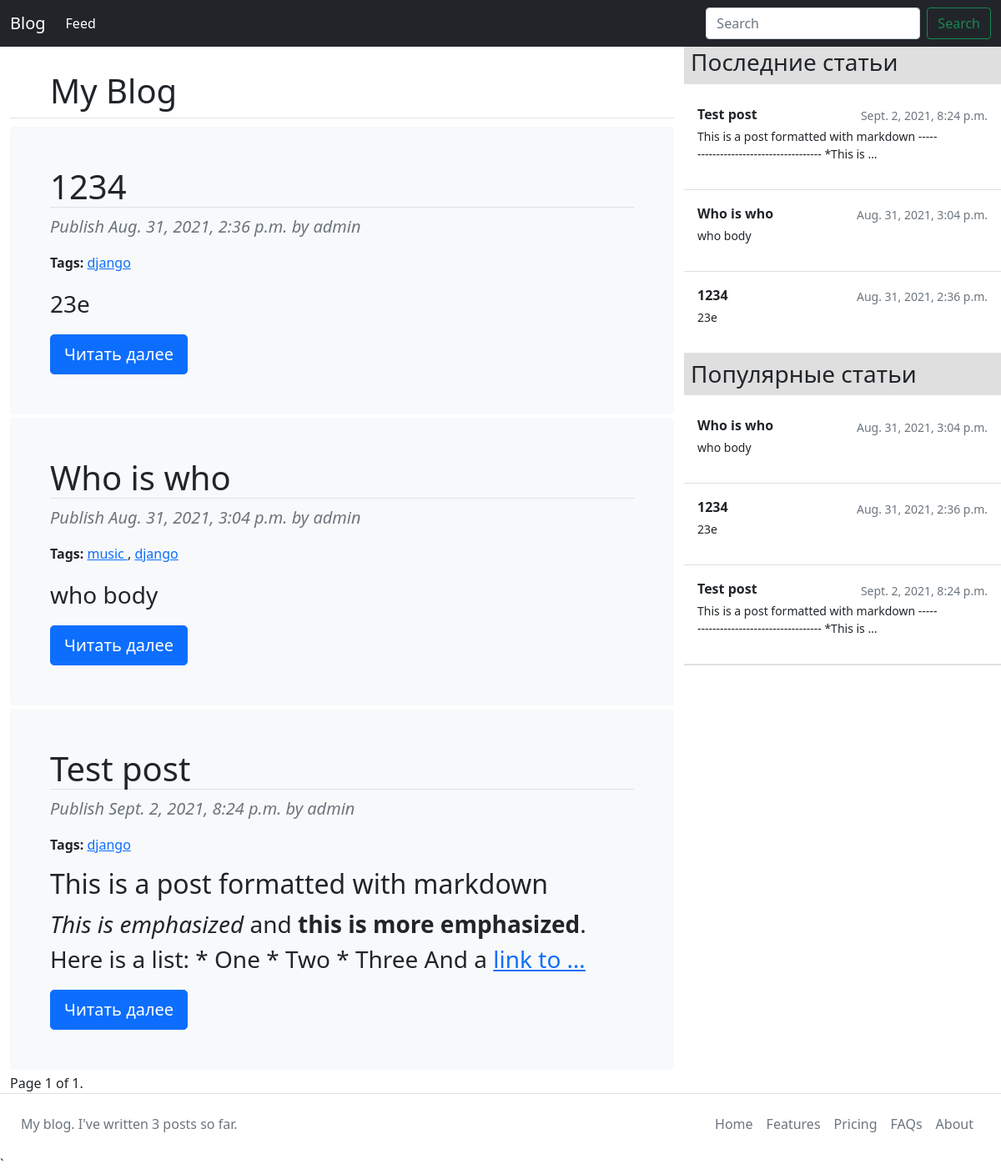
Screenshot of /blog/ with the database file from the repository.
### blog/models.py (models this page shows, shortened)
class Post(models.Model):
    objects = models.Manager()
    published = PublishedManager()
    STATUS_CHOICES = (
        ('draft', 'Draft'),
        ('published', 'Published'),
    )
    tags = TaggableManager()
    title = models.CharField(max_length=250)
    slug = models.SlugField(max_length=250, unique_for_date='publish')
    author = models.ForeignKey(User, on_delete=models.CASCADE, related_name='blog_posts')
    body = models.TextField()
    publish = models.DateTimeField(default=timezone.now)
    created = models.DateTimeField(auto_now_add=True)
    updated = models.DateTimeField(auto_now=True)
    status = models.CharField(max_length=10, choices=STATUS_CHOICES)
    class Meta:
        ordering = ('publish',)
    def get_absolute_url(self):
        return reverse('blog:post_detail', args=[self.publish.year,
                       self.publish.month, self.publish.day, self.slug])

### blog/views.py (the view)
# urls.py: path('', views.post_list, name='post_list'),
def post_list(request, tag_slug=None):
    search_query = request.GET.get('search')
    print(request)
    if search_query:
        object_list = Post.published.filter(Q(title__icontains=search_query) | Q(body__icontains=search_query))
    else:
        object_list = Post.published.all()
    tag = None
    if tag_slug:
        tag = get_object_or_404(Tag, slug=tag_slug)
        object_list = object_list.filter(tags__in=[tag])
    paginator = Paginator(object_list, 3)
    page = request.GET.get('page')
    try:
        assert isinstance(page, object)
        posts = paginator.page(page)
    except PageNotAnInteger:
        posts = paginator.page(1)
    except EmptyPage:
        posts = paginator.page(paginator.num_pages)
    return render(request, 'blog/post/list.html', {'page': page, 'posts': posts, 'tag': tag})

### blog/models.py (called while the page is built)
    def get_queryset(self):
        return super().get_queryset().filter(status='published')

### blog/templatetags/blog_tags.py (called while the page is built)
@register.filter(name='markdown')
def markdown_format(text):
    return mark_safe(markdown.markdown(text))

@register.simple_tag
def total_posts():
    return Post.published.count()

@register.inclusion_tag('blog/post/latest_posts.html')
def show_latest_post(count=5):
    latest_post = Post.published.order_by('-publish')[:count]
    return {'latest_post': latest_post}

@register.inclusion_tag('blog/post/most_comment_posts.html')
def get_most_commented_posts(count=5):
    most_commented_posts = Post.published.annotate(total_comments=Count('comments')).order_by('-total_comments')[:count]
    return {'most_commented_posts': most_commented_posts}

### blog/templates/blog/post/list.html (shortened to what this page needs)
{% extends "blog/base.html" %}
{% load blog_tags %}
{% block content %}
    <div class="border-bottom head-title ">
        <h1>My Blog</h1>
    </div>
    {% for post in posts %}
        <div class="bg-light p-5 rounded mb-1">
            <h1 class="border-bottom ">{{ post.title }}</h1>
            <p class="lead date text-muted">Publish {{ post.publish }} by {{ post.author }}</p>
            <p class="tags">
                <b>Tags:</b>
                {% for tag in post.tags.all %}
                    <a href="{% url "blog:post_list_by_tag" tag.slug%}">
                        {{ tag.name }}
                    </a>
                    {% if not forloop.last %}
                        ,
                    {% endif %}
                {% endfor %}
            </p>
            <div class="fs-3">{{ post.body|markdown|truncatewords_html:30 }}</div>
            <a class="btn btn-lg btn-primary" href="{{ post.get_absolute_url }}" role="button">Читать далее</a>
        </div>
    {% endfor %}
    {% include "pagination.html" with page=posts %}
{% endblock %}

### blog/templates/blog/base.html (shortened to what this page needs)
{% load blog_tags %}
{% load static %}
<!doctype html>
<html lang="en">
<head>
    <link href="https://cdn.jsdelivr.net/npm/bootstrap@5.1.0/dist/css/bootstrap.min.css" rel="stylesheet">
    <link rel="stylesheet" href="{% static "css/blog.css" %}">
</head>
<body>
<nav class="navbar navbar-expand-md navbar-dark fixed-top bg-dark">
    <div class="container-fluid">
        <a class="navbar-brand" href="{% url 'blog:post_list' %}">Blog</a>
        <div class="collapse navbar-collapse" id="navbarCollapse">
            <ul class="navbar-nav me-auto mb-2 mb-md-0">
                <li class="nav-item">
                    <a class="nav-link active" aria-current="page" href="{% url 'blog:post_feed' %}">Feed</a>
                </li>
            </ul>
            <form class="d-flex" action="{% url 'blog:post_list' %}">
                <input class="form-control me-2" type="search" placeholder="Search" aria-label="Search" name="search">
                <button class="btn btn-outline-success" type="submit">Search</button>
            </form>
        </div>
    </div>
</nav>
<main>
    <div class="container">
        {% block content %}{% endblock %}
    </div>
    <div id="sidebar" class="d-flex flex-column align-items-stretch flex-shrink-0 bg-white" style="width: 380px;">
        <h3 class="d-flex align-items-center flex-shrink-0 p-2 link-dark text-decoration-none border-bottom">
            Последние статьи
        </h3>
        {% show_latest_post 3 %}
        <h3 class="d-flex align-items-center flex-shrink-0 p-2 link-dark text-decoration-none border-bottom">
                Популярные статьи</h3>
        <div class="list-group list-group-flush border-bottom scrollarea">
            {% get_most_commented_posts %}
        </div>
    </div>
</main>
<footer class="border-top">
    <div class="d-flex flex-wrap justify-content-between align-items-center py-3 ">
        <p class="col-md-4 mb-0 text-muted">My blog. I've written {% total_posts %} posts so far.</p>
        <ul class="nav col-md-4 justify-content-end">
            <li class="nav-item"><a href="#" class="nav-link px-2 text-muted">Home</a></li>
            <li class="nav-item"><a href="#" class="nav-link px-2 text-muted">Features</a></li>
            <li class="nav-item"><a href="#" class="nav-link px-2 text-muted">Pricing</a></li>
            <li class="nav-item"><a href="#" class="nav-link px-2 text-muted">FAQs</a></li>
            <li class="nav-item"><a href="#" class="nav-link px-2 text-muted">About</a></li>
        </ul>
    </div>
</footer>
</body>
</html>`

### blog/templates/pagination.html (shortened to what this page needs)
<div class="pagination">
    <span class="step-links">
        <span class="current">
            Page {{ page.number }} of {{ page.paginator.num_pages }}.
        </span>
    </span>
</div>

### blog/templates/blog/post/latest_posts.html
<div class="list-group list-group-flush border-bottom scrollarea">
    {% if latest_post %}
        {% for post in latest_post %}
            <a href="{{ post.get_absolute_url }}" class="list-group-item list-group-item-action py-3 lh-tight">
                <div class="d-flex w-100 align-items-center justify-content-between">
                    <strong class="mb-1">{{ post.title }}</strong>
                    <small class="text-muted">{{ post.publish }}</small>
                </div>
                <div class="col-10 mb-1 small">{{ post.body|truncatewords:10|linebreaks }}</div>
            </a>
        {% endfor %}
    {% else %}
        <p class="list-group-item list-group-item-action py-3 lh-tight">
        <div class="d-flex w-100 align-items-center justify-content-between">
            <strong class="mb-1">Статей нет</strong>
        </div>
        </p>
    {% endif %}
</div>

### blog/templates/blog/post/most_comment_posts.html
<div class="list-group list-group-flush border-bottom scrollarea">
    {% if most_commented_posts %}
        {% for post in most_commented_posts %}
            <a href="{{ post.get_absolute_url }}" class="list-group-item list-group-item-action py-3 lh-tight">
                <div class="d-flex w-100 align-items-center justify-content-between">
                    <strong class="mb-1">{{ post.title }}</strong>
                    <small class="text-muted">{{ post.publish }}</small>
                </div>
                <div class="col-10 mb-1 small">{{ post.body|truncatewords:10|linebreaks }}</div>
            </a>
        {% endfor %}
    {% else %}
        <p class="list-group-item list-group-item-action py-3 lh-tight">
        <div class="d-flex w-100 align-items-center justify-content-between">
            <strong class="mb-1">Статей нет</strong>
        </div>
        </p>
    {% endif %}
</div>

### static/css/blog.css (style rules this page uses)
main { display: -webkit-inline-flex; display: inline-flex; width: 100%; }
footer { padding: 0 25px; }
#sidebar { padding-top: 50px; }
#sidebar > h3 { background-color: rgba(94, 94, 94, 0.2); }
.head-title { padding-left: 3rem; margin-top: 85px; margin-bottom: 10px; border-bottom: solid rgba(0, 0, 0, 0.3) 2px; }
.lead { font-style: italic; }

### rows the page displays
Post: title "1234", publish "Aug. 31, 2021, 2:36 p.m.", author "admin", body "23e"
Tag: name "django"
Post: title "Who is who", publish "Aug. 31, 2021, 3:04 p.m.", author "admin", body "who body"
Tag: name "music"
Post: title "Test post", publish "Sept. 2, 2021, 8:24 p.m.", author "admin", body "This is a post formatted with markdown This is emphasized and this is more emphasized . Here is a list: * One * Two * Three And a link to …", body "This is a post formatted with markdown -------------------------------------- *This is …"

### other values shown
{{ page.number }} "1"
{{ page.paginator.num_pages }} "1"
